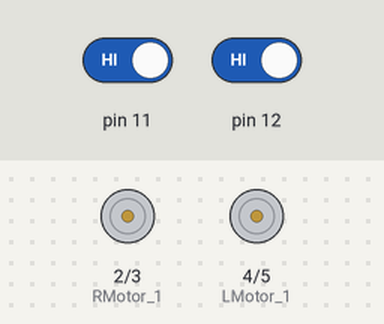
Recording of a sketch running on a simulated Arduino Uno, built with avr-gcc and run on an emulated ATmega328P. Parts: motor-driver pin pairs drawn as motors (green arrow = first pin HIGH = forward, orange = second pin HIGH = backward, longer = more drive). The test bench sets the inputs (shaded band); at power-on: pin 11 HIGH, pin 12 HIGH. What the sketch prints to the serial monitor is not drawn.

Above: at 1.2 s.
1.3 s: pin 11 driven LOW
At 2.5 s:
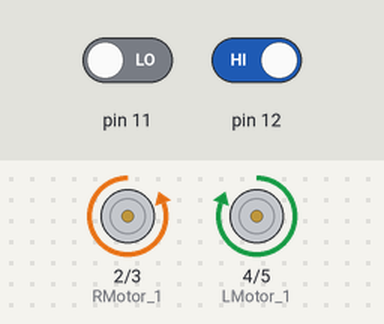
2.8 s: pin 12 driven LOW
At 3.7 s:
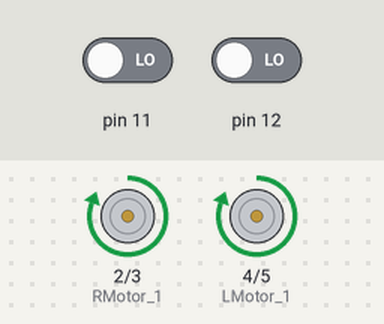
4.3 s: pin 11 driven HIGH
At 4.7 s:
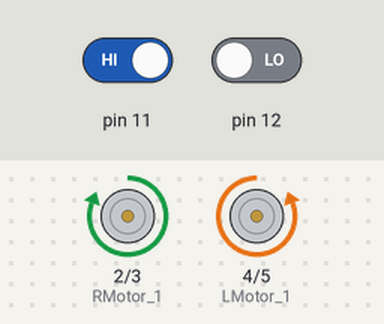
5.8 s: pin 12 driven HIGH
At 7.1 s:
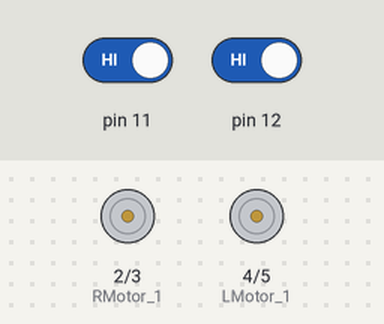
Timing chart, 0 to 8.3 s (numbered marks = the images above; inputs shaded):
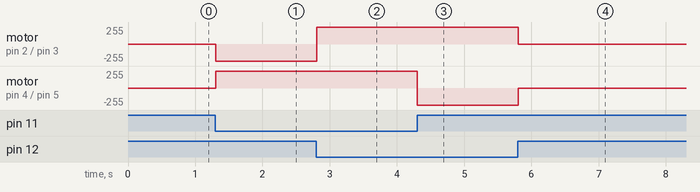

Measured:
- after the input at 1.3 s, motor on pin 2 (RMotor_1) / pin 3 (RMotor_2): stopped → backward 255/255 at once; motor on pin 4 (LMotor_1) / pin 5 (LMotor_2): stopped → forward 255/255 at once
- after the input at 2.8 s, motor on pin 2 (RMotor_1) / pin 3 (RMotor_2): backward 255/255 → forward 255/255 at once
- after the input at 4.3 s, motor on pin 4 (LMotor_1) / pin 5 (LMotor_2): forward 255/255 → backward 255/255 at once
- after the input at 5.8 s, motor on pin 2 (RMotor_1) / pin 3 (RMotor_2): forward 255/255 → stopped at once; motor on pin 4 (LMotor_1) / pin 5 (LMotor_2): backward 255/255 → stopped at once

The sketch:

Line_Follower_Robot__1_.ino
```cpp
int RMotor_1 = 2;
int RMotor_2 = 3;
int LMotor_1 = 4;
int LMotor_2 = 5;
void setup() {
  Serial.begin(9600);
  Serial.println("TECHYGUIDE");
  pinMode(RMotor_1, OUTPUT);
  pinMode(RMotor_2, OUTPUT);
  pinMode(LMotor_1, OUTPUT);
  pinMode(LMotor_2, OUTPUT);

}

void loop() {
  int irright = digitalRead(12);
  int irleft = digitalRead(11);

  if ( irright == 0 && irleft == 0) {
    Serial.println("F");
    move_forward();
  }
  if (irright == 0 && irleft == 1) {
    Serial.println("R");
    turn_right();
  }
  if ( irright == 1 &&  irleft == 0) {
    Serial.println("L");
    turn_left();
  }
  if ( irright == 1 &&  irleft == 1) {
    Serial.println("S");
    move_stop();
  }


}

void move_forward() {
  digitalWrite(RMotor_1, HIGH);
  digitalWrite(RMotor_2, LOW);
  digitalWrite(LMotor_1, HIGH);
  digitalWrite(LMotor_2, LOW);
}

void move_backward() {
  digitalWrite(RMotor_1, LOW);
  digitalWrite(RMotor_2, HIGH);
  digitalWrite(LMotor_1, LOW);
  digitalWrite(LMotor_2, HIGH);
}
void turn_right() {
  digitalWrite(RMotor_1, HIGH);
  digitalWrite(RMotor_2, LOW);
  digitalWrite(LMotor_1, LOW);
  digitalWrite(LMotor_2, HIGH);
}
void turn_left() {
  digitalWrite(RMotor_1, LOW);
  digitalWrite(RMotor_2, HIGH);
  digitalWrite(LMotor_1, HIGH);
  digitalWrite(LMotor_2, LOW);
}

void move_stop() {
  digitalWrite(RMotor_1, LOW);
  digitalWrite(RMotor_2, LOW);
  digitalWrite(LMotor_1, LOW);
  digitalWrite(LMotor_2, LOW);
}
```
